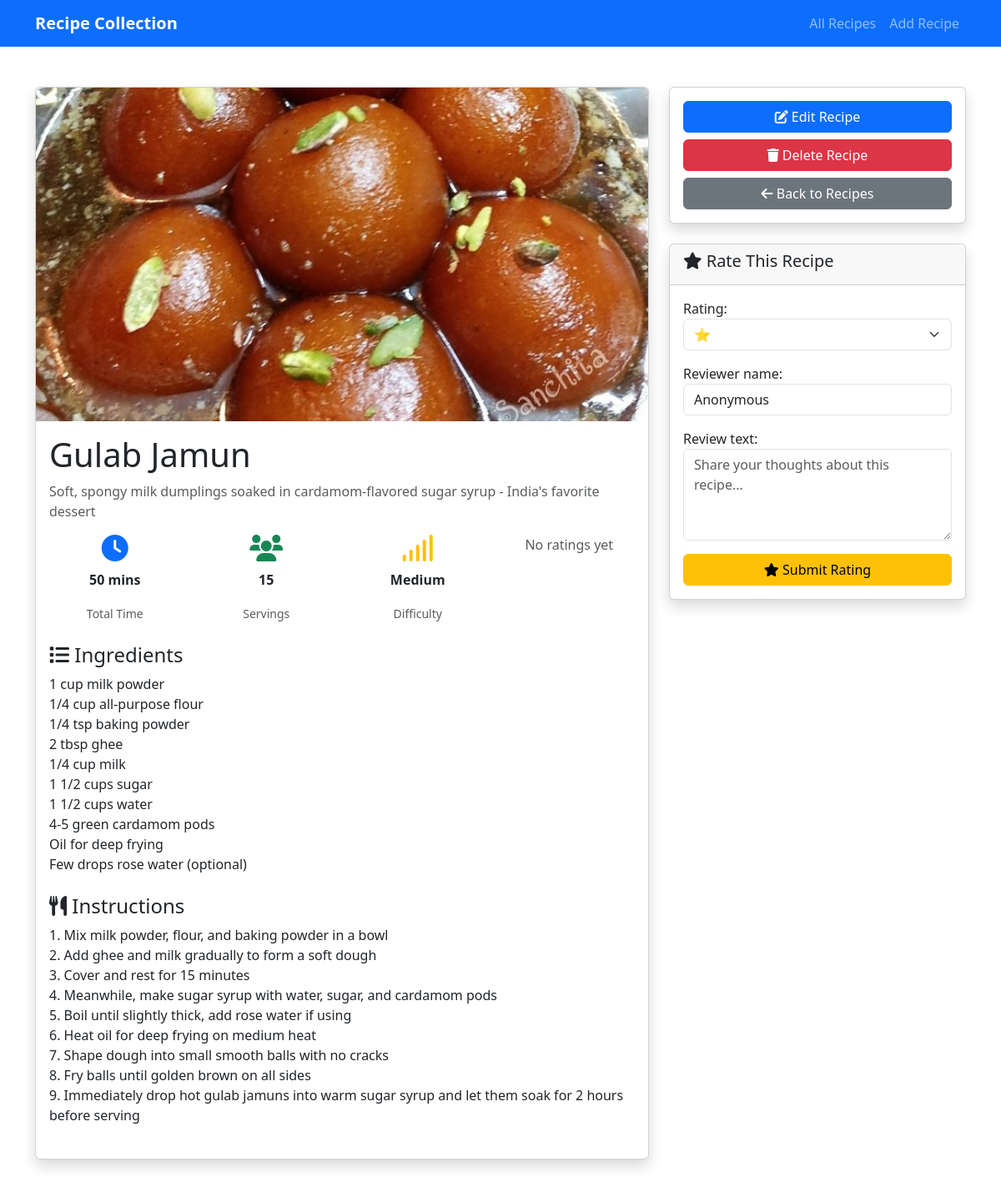
/recipe/4/, run on the app's committed database.
### recipes/models.py (models this page shows, shortened)
class Recipe(models.Model):
    DIFFICULTY_CHOICES = [
        ('easy', 'Easy'),
        ('medium', 'Medium'),
        ('hard', 'Hard'),
    ]
    title = models.CharField(max_length=200)
    description = models.TextField()
    ingredients = models.TextField(help_text="List ingredients, one per line")
    instructions = models.TextField(help_text="Step-by-step cooking instructions")
    image = models.ImageField(upload_to='recipe_images/', blank=True, null=True)
    category = models.ForeignKey(Category, on_delete=models.SET_NULL, null=True, blank=True)
    prep_time = models.PositiveIntegerField(help_text="Preparation time in minutes")
    cook_time = models.PositiveIntegerField(help_text="Cooking time in minutes")
    servings = models.PositiveIntegerField(default=1)
    difficulty_level = models.CharField(max_length=10, choices=DIFFICULTY_CHOICES, default='easy')
    created_at = models.DateTimeField(auto_now_add=True)
    updated_at = models.DateTimeField(auto_now=True)
    class Meta:
        ordering = ['-created_at']  # Show newest recipes first
    @property
    def total_time(self):
        return self.prep_time + self.cook_time
    @property
    def average_rating(self):
        ratings = self.rating_set.all()
        if ratings:
            return round(sum([rating.rating for rating in ratings]) / len(ratings), 1)
        return 0

### recipes/views.py (the view)
# urls.py: path('recipe/<int:pk>/', views.RecipeDetailView.as_view(), name='recipe_detail'),
class RecipeDetailView(ListView):
    template_name = 'recipes/recipe_detail.html'
    context_object_name = 'ratings'
    paginate_by = 10
    def get_queryset(self):
        recipe = get_object_or_404(Recipe, pk=self.kwargs['pk'])
        return Rating.objects.filter(recipe=recipe)
    def get_context_data(self, **kwargs):
        context = super().get_context_data(**kwargs)
        recipe = get_object_or_404(Recipe, pk=self.kwargs['pk'])
        context['recipe'] = recipe
        context['rating_form'] = RatingForm()
        return context

### recipes/forms.py
class RatingForm(forms.ModelForm):
    class Meta:
        model = Rating
        fields = ['rating', 'review_text', 'reviewer_name']
        widgets = {
            'rating': forms.Select(choices=[(i, '⭐' * i) for i in range(1, 6)], attrs={
                'class': 'form-select'
            }),
            'review_text': forms.Textarea(attrs={
                'class': 'form-control',
                'rows': 4,
                'placeholder': 'Share your thoughts about this recipe...'
            }),
            'reviewer_name': forms.TextInput(attrs={
                'class': 'form-control',
                'placeholder': 'Your name (optional)'
            })
        }

### templates/recipes/recipe_detail.html (shortened to what this page needs)
{% extends 'base.html' %}
{% block content %}
<div class="container my-5">
    <div class="row">
        <div class="col-lg-8">
            <div class="card shadow">
                {% if recipe.image %}
                    <img src="{{ recipe.image.url }}" class="card-img-top" style="height: 400px; object-fit: cover;" alt="{{ recipe.title }}">
                {% endif %}
                <div class="card-body">
                    <h1 class="card-title">{{ recipe.title }}</h1>
                    <p class="text-muted">{{ recipe.description }}</p>
                    <div class="row mb-4">
                        <div class="col-md-3 text-center">
                            <i class="fas fa-clock text-primary fa-2x"></i>
                            <p class="mt-2"><strong>{{ recipe.total_time }} mins</strong></p>
                            <small class="text-muted">Total Time</small>
                        </div>
                        <div class="col-md-3 text-center">
                            <i class="fas fa-users text-success fa-2x"></i>
                            <p class="mt-2"><strong>{{ recipe.servings }}</strong></p>
                            <small class="text-muted">Servings</small>
                        </div>
                        <div class="col-md-3 text-center">
                            <i class="fas fa-signal text-warning fa-2x"></i>
                            <p class="mt-2"><strong>{{ recipe.get_difficulty_level_display }}</strong></p>
                            <small class="text-muted">Difficulty</small>
                        </div>
                        <div class="col-md-3 text-center">
                            {% if recipe.average_rating %}
                                <div class="h4">{{ recipe.average_rating }}⭐</div>
                                <small class="text-muted">Rating</small>
                            {% else %}
                                <p class="text-muted">No ratings yet</p>
                            {% endif %}
                        </div>
                    </div>
                    <h4><i class="fas fa-list"></i> Ingredients</h4>
                    <div class="mb-4">
                        {{ recipe.ingredients|linebreaksbr }}
                    </div>
                    <h4><i class="fas fa-utensils"></i> Instructions</h4>
                    <div class="mb-4">
                        {{ recipe.instructions|linebreaksbr }}
                    </div>
                </div>
            </div>
        </div>
        <div class="col-lg-4">
            <div class="card shadow">
                <div class="card-body">
                    <div class="d-grid gap-2">
                        <a href="{% url 'recipe_update' recipe.pk %}" class="btn btn-primary">
                            <i class="fas fa-edit"></i> Edit Recipe
                        </a>
                        <a href="{% url 'recipe_delete' recipe.pk %}" class="btn btn-danger">
                            <i class="fas fa-trash"></i> Delete Recipe
                        </a>
                        <a href="{% url 'recipe_list' %}" class="btn btn-secondary">
                            <i class="fas fa-arrow-left"></i> Back to Recipes
                        </a>
                    </div>
                </div>
            </div>
            <div class="card shadow mt-4">
                <div class="card-header">
                    <h5><i class="fas fa-star"></i> Rate This Recipe</h5>
                </div>
                <div class="card-body">
                    <form method="post" action="{% url 'add_rating' recipe.pk %}">
                        <div class="mb-3">
                            {{ rating_form.rating.label_tag }}
                            {{ rating_form.rating }}
                        </div>
                        <div class="mb-3">
                            {{ rating_form.reviewer_name.label_tag }}
                            {{ rating_form.reviewer_name }}
                        </div>
                        <div class="mb-3">
                            {{ rating_form.review_text.label_tag }}
                            {{ rating_form.review_text }}
                        </div>
                        <button type="submit" class="btn btn-warning w-100">
                            <i class="fas fa-star"></i> Submit Rating
                        </button>
                    </form>
                </div>
            </div>
        </div>
    </div>
</div>
{% endblock %}

### data on the page
Recipe: image (picture), title "Gulab Jamun", description "Soft, spongy milk dumplings soaked in cardamom-flavored sugar syrup - India's favorite dessert", total_time "50", servings "15", difficulty_level "Medium", ingredients "1 cup milk powder 1/4 cup all-purpose flour 1/4 tsp baking powder 2 tbsp ghee 1/4 cup milk 1 1/2 cups sugar 1 1/2 cups water 4-5 green cardamom pods Oil for deep frying Few drops rose water (optional)", instructions "1. Mix milk powder, flour, and baking powder in a bowl 2. Add ghee and milk gradually to form a soft dough 3. Cover and rest for 15 minutes 4. Meanwhile, make sugar syrup with water, sugar, and cardamom pods 5. Boil until slightly thick, add rose water if using 6. Heat oil for deep frying on medium heat 7. Shape dough into small smooth balls with no cracks 8. Fry balls until golden brown on all sides 9. Immediately drop hot gulab jamuns into warm sugar syrup and let them soak for 2 hours before serving"

### other printed values
{{ rating_form.rating.label_tag }} "Rating:"
{{ rating_form.reviewer_name.label_tag }} "Reviewer name:"
{{ rating_form.review_text.label_tag }} "Review text:"
